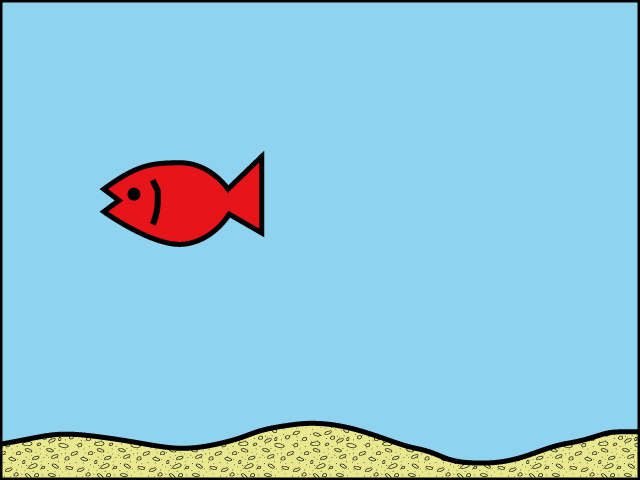
//> input picture imgProc/final_kadai/kadai1/issue1.jpg, 640 x 480 px
$ ./issue1_k23023   (built with g++ and OpenCV 4)
//> lines starting //> are read from the running program, lines starting //| are printed output that depends on the picture; after the words box and inside, x2 and y2 are one past the last pixel; in counts of white or black regions, pixels touching at a corner belong together


#include <iostream>
#include <opencv2/opencv.hpp>


// 入力画像
#define TARGET_IMG_FILE "issue1.jpg"

// テンプレート画像
#define TEMPLATE_IMG_FILE "red_fish.jpg"


int main(int argc, const char *argv[])
{
    cv::Point min_Point, max_loc;
    cv::Mat src_img, template_img, compare_img, result_img;
    double min_val, max_val;

    float s; // 類似度マップ

    // 入力画像
    src_img = cv::imread(TARGET_IMG_FILE, cv::IMREAD_COLOR);
//> src_img is the input picture: 480 rows x 640 cols, CV_8UC3; mean B, G, R 217.8, 198.2, 145.3

    if (src_img.empty())
    {
        fprintf(stderr, "File is not opened.\n");

        return (-1);
    }

    // テンプレート画像
    template_img = cv::imread(TEMPLATE_IMG_FILE, cv::IMREAD_COLOR);
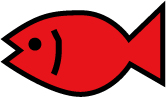
//> input picture imgProc/final_kadai/kadai1/red_fish.jpg, 166 x 97 px
//> template_img is the input picture: 97 rows x 166 cols, CV_8UC3; mean B, G, R 100.2, 97.3, 198.4

    // 類似度マップの初期化
    compare_img = cv::Mat(cv::Size(src_img.rows - template_img.rows + 1, src_img.cols - template_img.cols + 1), CV_32F, 1);

    // 結果画像の初期化、コピー
    result_img = cv::Mat(src_img.size(), CV_8UC1);
    result_img = src_img.clone(); // 画像のコピー


    // テンプレートマッチング

    cv::matchTemplate(src_img, template_img, compare_img, cv::TM_SQDIFF_NORMED);
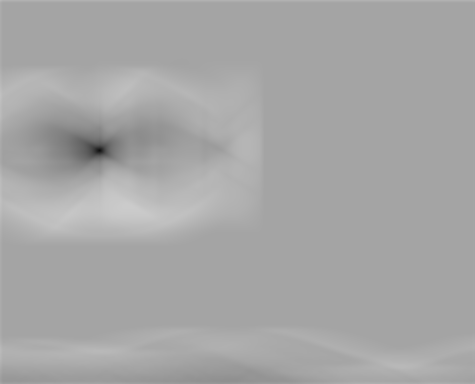
//> compare_img: 384 rows x 475 cols, CV_32FC1; min 0.0627, max 0.799, mean 0.652
    // 類似度マップの最小値最大値の計算
    cv::minMaxLoc(compare_img, &min_val, &max_val,
                  &min_Point, &max_loc);
//> min_val = 0.0627; max_val = 0.799; min_Point = Point(99, 150); max_loc = Point(128, 205)

    // 長方形の表示
    cv::rectangle(result_img, min_Point,
                  cv::Point(min_Point.x + template_img.cols,
                            min_Point.y + template_img.rows),
                  CV_RGB(255, 0, 0), 3);
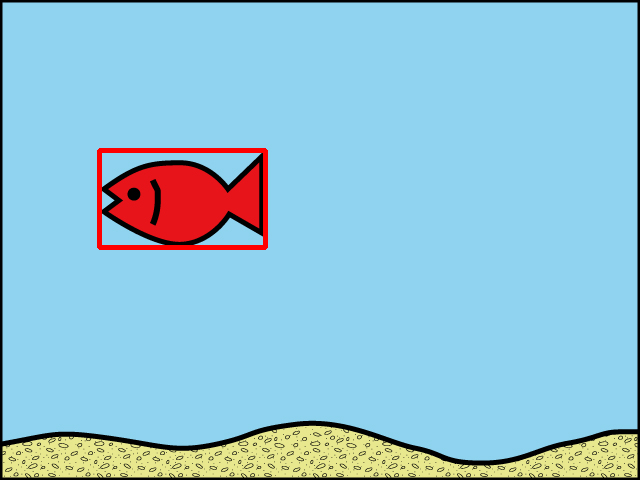
//> result_img: 480 rows x 640 cols, CV_8UC3; 0.85% of pixels changed, all inside (x1, y1, x2, y2) = (97, 148, 268, 250)

    // 探索画像の描画
    cv::imshow("input", src_img);         // 入力画像
    cv::imshow("template", template_img); // テンプレート画像
    cv::imshow("result", result_img);     // 結果画像
    // キー入力待ち
    cv::waitKey(0);

    return 0;
}
